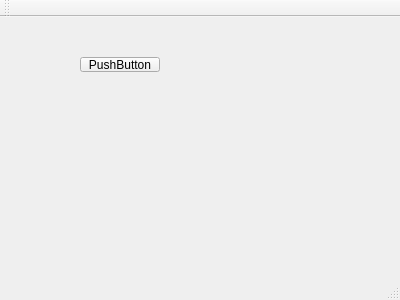
<?xml version="1.0" encoding="UTF-8"?>
<ui version="4.0">
 <class>MainWindow</class>
 <widget class="QMainWindow" name="MainWindow">
  <property name="geometry">
   <rect>
    <x>0</x>
    <y>0</y>
    <width>400</width>
    <height>300</height>
   </rect>
  </property>
  <property name="windowTitle">
   <string>MainWindow</string>
  </property>
  <widget class="QWidget" name="centralWidget">
   <widget class="QPushButton" name="pushButton">
    <property name="geometry">
     <rect>
      <x>80</x>
      <y>40</y>
      <width>80</width>
      <height>15</height>
     </rect>
    </property>
    <property name="text">
     <string>PushButton</string>
    </property>
   </widget>
  </widget>
  <widget class="QMenuBar" name="menuBar">
   <property name="geometry">
    <rect>
     <x>0</x>
     <y>0</y>
     <width>400</width>
     <height>17</height>
    </rect>
   </property>
  </widget>
  <widget class="QToolBar" name="mainToolBar">
   <attribute name="toolBarArea">
    <enum>TopToolBarArea</enum>
   </attribute>
   <attribute name="toolBarBreak">
    <bool>false</bool>
   </attribute>
  </widget>
  <widget class="QStatusBar" name="statusBar"/>
 </widget>
 <layoutdefault spacing="6" margin="11"/>
 <resources/>
 <connections/>
</ui>
